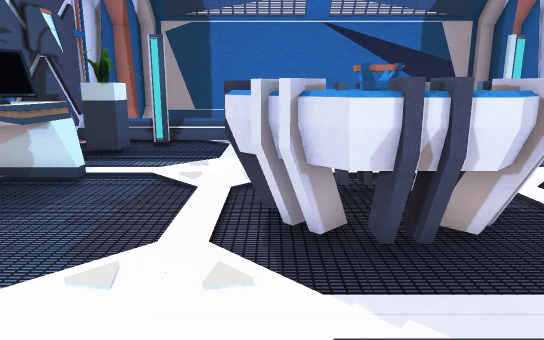
[1] (above)

16 first-person views from a walk through a 3-D level made in the Unity game engine. The camera is 1.3 m above the floor, tilts 12° down and sees 70° across. The floor is counted in squares, 0.5 m on a side. Each view is taken from the middle of a square. On the plan, view 1 faces up. The plan holds only what a view shows up to about 20 squares ahead; the rest is blank. Door leaves are left out, so doorways stand open.

[2]
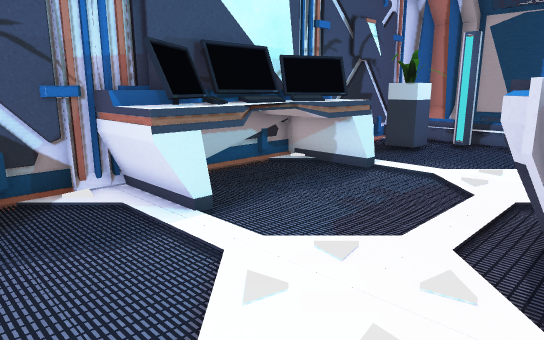

[3]
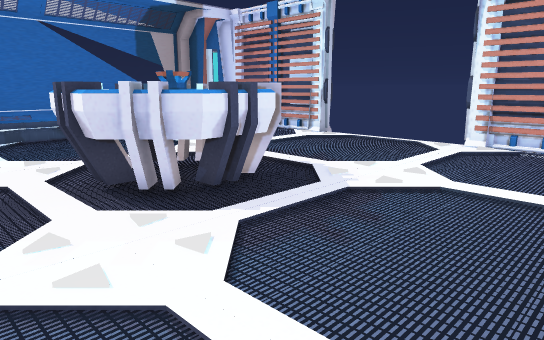

[4]
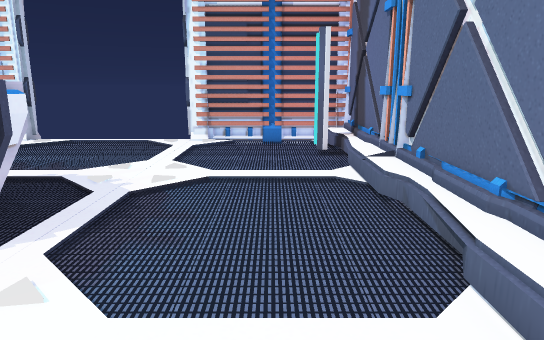

[5]
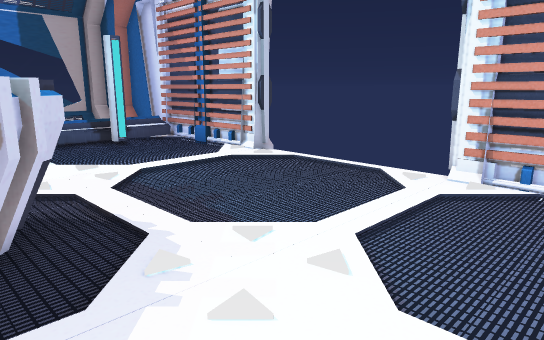

[6]
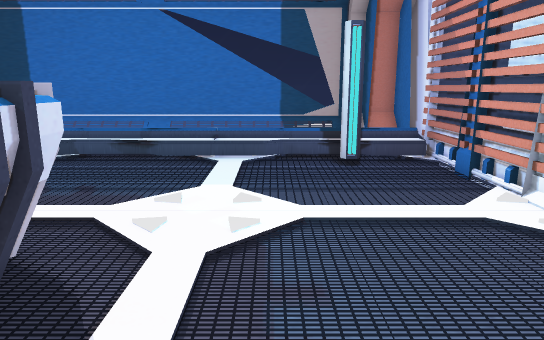

[7]
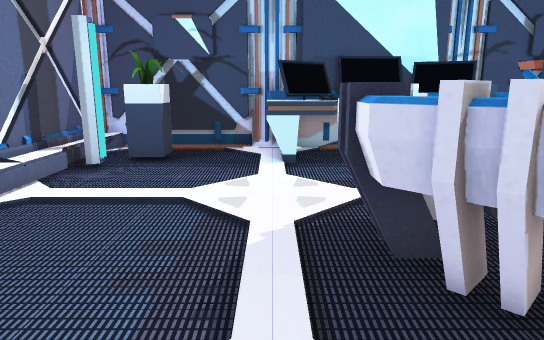

[8]
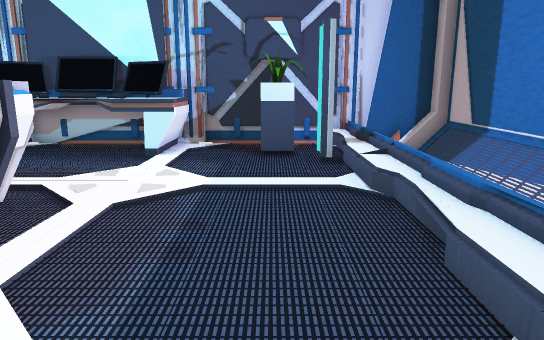

[9]
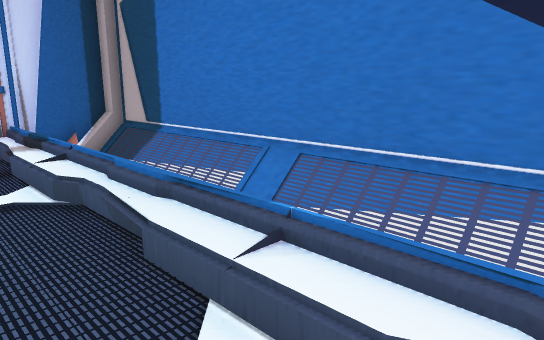

[10]
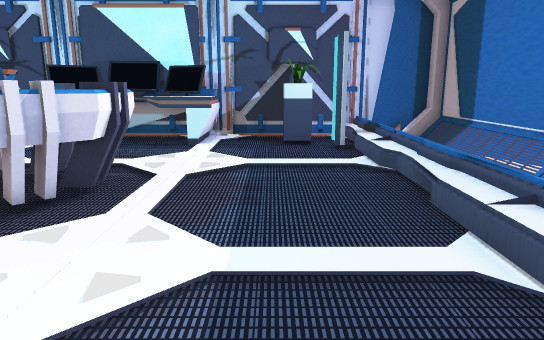

[11]
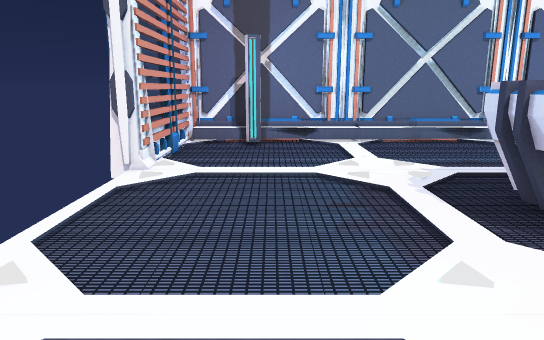

[12]
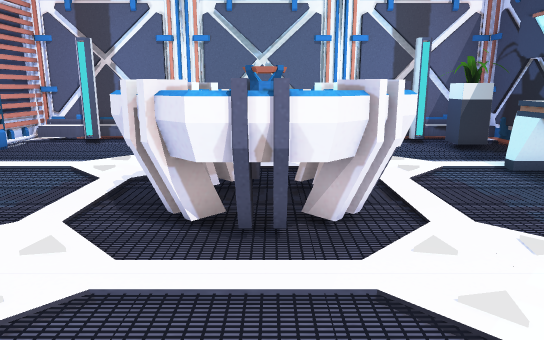

[13]
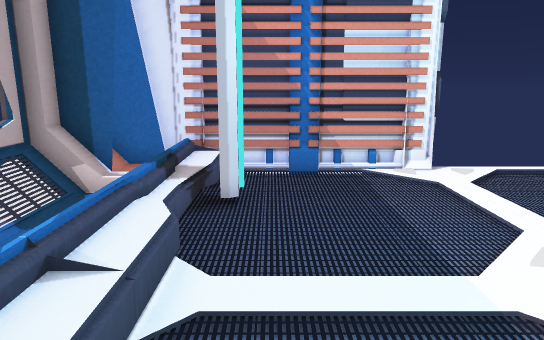

[14]
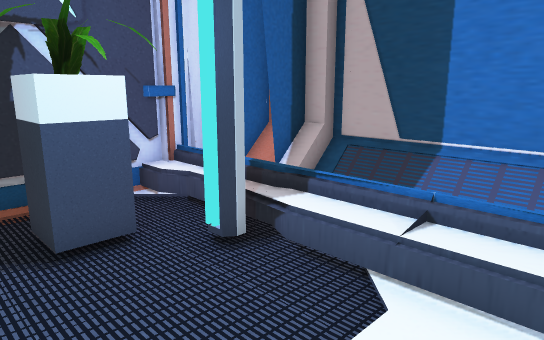

[15]
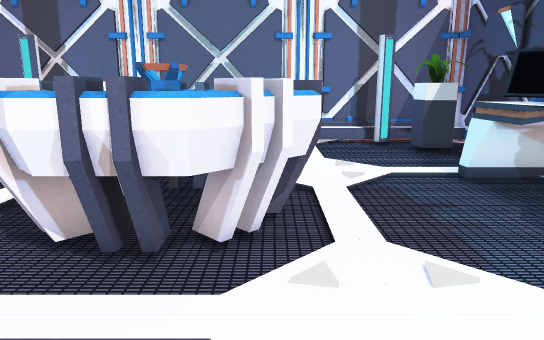

[16]
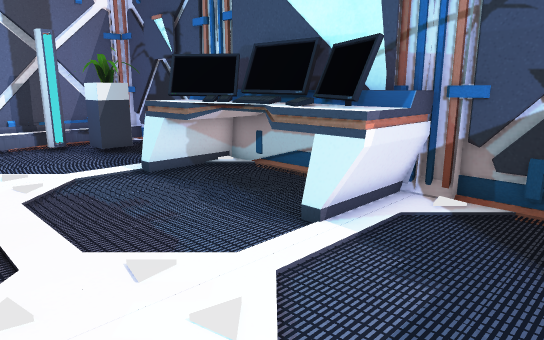

### Floor plan
Key: @ floor where view 1 was taken; # wall or solid block; . main floor; : floor 0.25 m higher than the main floor; + floor 0.5 m higher than the main floor; / step, stairs or slope; D open door; = window, fence, low wall or low ledge; P plant; E desk; R projector; O other object.
Columns run from 9 left of view 1 to 15 right of it. Each row starts with its distance up from view 1.
 23 ####================##
 22 #+#//////////////////#
 21 # :                  ###
 20 #//..................//#
 19 #::::::::::::::::::::::#
 18 #...#...............#..#
 17 #.P....................#
 16 #.PP...................#
 15 #......................#
 14 #......................#
 13 #......................##
 12 #EEE...................DD
 11 #EEE.....RRRRR.........DD
 10 EEEE.....RRRRRR........DD
  9 #EE.....RRRRRRR........DD
  8 EEE.....RRRRRRR........DD
  7 #EEE....RRRRRRR........DD
  6 EEEE.....RRRRRR........DD
  5 #EEE......RRR..........DD
  4 #EEE...................DD
  3 #......................##
  2 #......................#
  1 #......................#
  0 #.PP.....@.............#
 -1 #.PP...................#
 -2 #...#...............#..#
 -3 #= OO#==== OO#==== OO#=#
 -4 ########################

Where each view was taken, in squares from view 1:
view 1: 0 up, 0 right, facing up
view 2: 0 up, 1 right, facing up-left
view 3: 2 down, 4 left, facing up-right
view 4: 0 up, 5 left, facing right
view 5: 0 up, 3 right, facing up-right
view 6: 4 up, 8 right, facing up
view 7: 4 up, 8 right, facing left
view 8: 16 up, 9 right, facing left
view 9: 16 up, 9 right, facing up-left
view 10: 15 up, 12 right, facing left
view 11: 16 up, 10 right, facing down
view 12: 17 up, 2 right, facing down
view 13: 17 up, 2 right, facing right
view 14: 14 up, 0 right, facing up-left
view 15: 16 up, 0 right, facing down
view 16: 16 up, 0 right, facing down-left
